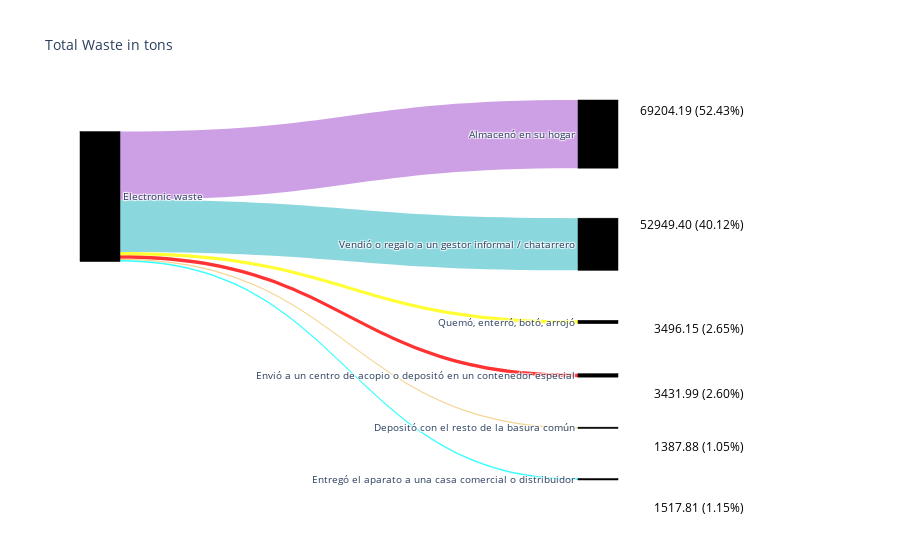

The code cell stored with this chart in its notebook:
### Code cell
import plotly.graph_objects as go

# Valores para los enlaces
values = [3496.152247, 52949.39995, 1387.876453, 3431.988833, 69204.19482, 1517.814552]

# Calculate the total sum of the values
total_sum = sum(values)

# Calculate the percentages
percentages = [(value / total_sum) * 100 for value in values]

# Posiciones de los nodos para las anotaciones (ajustar según sea necesario)
x_positions = [0.9, 0.9, 0.9, 0.9, 0.9, 0.9]
y_positions = [0.4, 0.7, 0.06, 0.20, 1, -0.1]

fig = go.Figure(data=[go.Sankey(
    arrangement="snap",
    node=dict(
        pad=50,
        x=[0, 0.7, 0.7, 0.7, 0.7, 0.7, 0.7],
        y=[0.4, 0.4, 0.15, 0.7, 0.2, -0.2, 0.9],
        thickness=40,
        line=dict(color="black", width=0.5),
        label=["Electronic waste",
               "Envió a un centro de acopio o depositó en un contenedor especial",
               "Vendió o regalo a un gestor informal / chatarrero",
               "Depositó con el resto de la basura común",
               "Quemó, enterró, botó, arrojó",
               "Almacenó en su hogar",
               "Entregó el aparato a una casa comercial o distribuidor"],
        color="black"
    ),
    link=dict(
        source=[0, 0, 0, 0, 0, 0],
        target=[1, 2, 3, 4, 5, 6],
        value=values,
        color=["rgba(255,0,0,0.8)", "rgba(109,206,213,0.8)", "rgba(243,200,115,0.8)", "rgba(255,255,0,0.8)",
               "rgba(193,136,222,0.8)", "rgba(0,255,255,0.8)"]
    ))])

# Añadir anotaciones para los valores y porcentajes
for i, value in enumerate(values):
    fig.add_annotation(
        x=x_positions[i],
        y=y_positions[i],
        text=f'{value:.2f} ({percentages[i]:.2f}%)',
        showarrow=False,
        font=dict(size=12, color="black"),
        align="center"
    )

fig.update_layout(title_text="Total Waste in tons", font_size=10)
fig.show()

### Figure 1 — Plotly figure (JSON) as saved in the notebook; plotly's stock layout.template omitted (floating-point values rounded to 4 significant figures)
{"data": [{"arrangement": "snap", "link": {"color": ["rgba(255,0,0,0.8)", "rgba(109,206,213,0.8)", "rgba(243,200,115,0.8)", "rgba(255,255,0,0.8)", "rgba(193,136,222,0.8)", "rgba(0,255,255,0.8)"], "source": [0, 0, 0, 0, 0, 0], "target": [1, 2, 3, 4, 5, 6], "value": [3496.0, 52950.0, 1388.0, 3432.0, 69200.0, 1518.0]}, "node": {"color": "black", "label": ["Electronic waste", "Envió a un centro de acopio o depositó en un contenedor especial", "Vendió o regalo a un gestor informal / chatarrero", "Depositó con el resto de la basura común", "Quemó, enterró, botó, arrojó", "Almacenó en su hogar", "Entregó el aparato a una casa comercial o distribuidor"], "line": {"color": "black", "width": 0.5}, "pad": 50, "thickness": 40, "x": [0, 0.7, 0.7, 0.7, 0.7, 0.7, 0.7], "y": [0.4, 0.4, 0.15, 0.7, 0.2, -0.2, 0.9]}, "type": "sankey"}], "layout": {"annotations": [{"align": "center", "font": {"color": "black", "size": 12}, "showarrow": false, "text": "3496.15 (2.65%)", "x": 0.9, "y": 0.4}, {"align": "center", "font": {"color": "black", "size": 12}, "showarrow": false, "text": "52949.40 (40.12%)", "x": 0.9, "y": 0.7}, {"align": "center", "font": {"color": "black", "size": 12}, "showarrow": false, "text": "1387.88 (1.05%)", "x": 0.9, "y": 0.06}, {"align": "center", "font": {"color": "black", "size": 12}, "showarrow": false, "text": "3431.99 (2.60%)", "x": 0.9, "y": 0.2}, {"align": "center", "font": {"color": "black", "size": 12}, "showarrow": false, "text": "69204.19 (52.43%)", "x": 0.9, "y": 1}, {"align": "center", "font": {"color": "black", "size": 12}, "showarrow": false, "text": "1517.81 (1.15%)", "x": 0.9, "y": -0.1}], "font": {"size": 10}, "title": {"text": "Total Waste in tons"}}}
